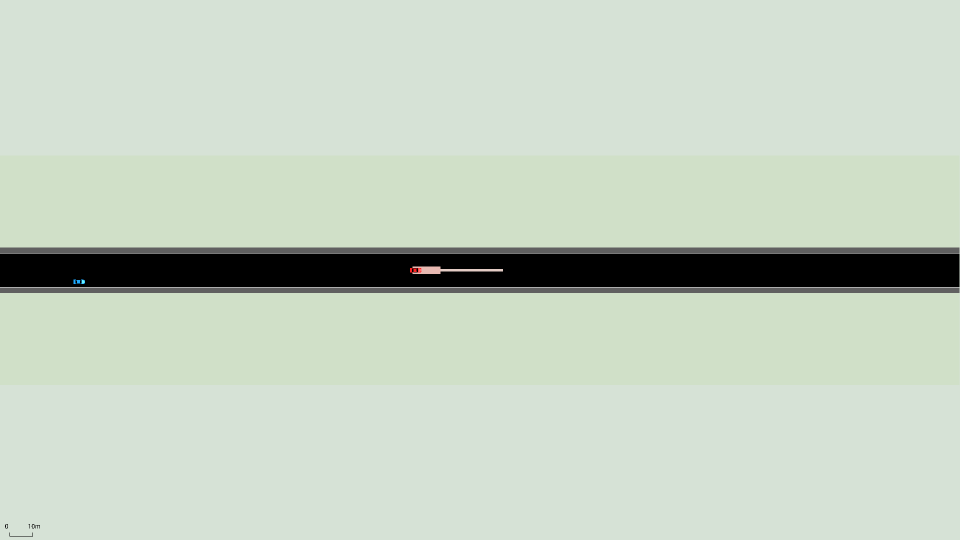
#> input picture S010/04_sumo/video_frames_raw/frame_0000.png, 1920 x 1080 px (shown at 1/2 size)
$ python -i replay_sumo.py   (imports and definitions only)
#> lines starting #> are read from the running program, lines starting #| are printed output that depends on the picture
#> further down, picture is the input picture: PIL image 1920x1080 RGBA; mean R, G, B, A 196.5, 208.8, 193.7, 254.9

import os
import json
import math
import time

try:
    import traci
except Exception as e:
    raise RuntimeError("Could not import traci. Make sure SUMO is installed and SUMO_HOME/PYTHONPATH are configured.") from e

try:
    import imageio.v2 as imageio
except Exception:
    imageio = None

try:
    from PIL import Image, ImageDraw, ImageFont, ImageOps
except Exception:
    Image = None
    ImageDraw = None
    ImageFont = None
    ImageOps = None

REPLAY_JSON = "replay_data.json"
SUMO_CONFIG = "simulation.sumocfg"

def ensure_dir(path):
    os.makedirs(path, exist_ok=True)

# [18 lines left out: functions clean_png_folder, safe_float, not called in this run]

def clamp(x, lo, hi):
    return max(lo, min(hi, x))

def load_replay():
    with open(REPLAY_JSON, "r", encoding="utf-8") as f:
        return json.load(f)

def get_cfg(replay):
    return dict(replay.get("visual_config", {}))

def lane_to_sumo(lane):
    return max(0, int(lane) - 1)

def lane_center_y(lane, lane_width):
    return (int(lane) - 1) * float(lane_width)

# [6 lines left out: function road_y_bounds, not called in this run]

def vehicle_exists(traj, k):
    exists = traj.get("exists", [])
    return k < len(exists) and int(exists[k]) == 1

# [95 lines left out: functions vehicle_value, set_vehicle_modes, color_vehicle, ensure_vehicle, replay_step, remove_polygons and 1 more, not called in this run]

def rect_shape(x0, x1, y0, y1):
    return [(float(x0), float(y0)), (float(x1), float(y0)), (float(x1), float(y1)), (float(x0), float(y1))]

def add_rect(pid, x0, x1, y0, y1, rgba, layer=100, active_poly_ids=None):
    return add_poly(pid, rect_shape(x0, x1, y0, y1), rgba, layer=layer, fill=True, active_poly_ids=active_poly_ids)

# [156 lines left out: functions signal_state, nearest_upcoming_event, update_dynamic_visuals, get_view_id, update_camera, current_status_text and 1 more, not called in this run]

def _detect_road_band(img, cfg):
    """
    Detect the main dark asphalt road band in a SUMO screenshot.

    The previous crop used background-color differences, which often included a
    huge pale-green landscape rectangle.  This detector looks for the actual
    dark road/asphalt pixels and returns a vertical crop band centered around
    the lanes.  This is the key step that makes saved frames and videos use the
    same effective zoom you see in the GUI.
    """
    img = img.convert("RGB")
    w, h = img.size
#> w = 1920; h = 1080
    px = img.load()
    dark_threshold = int(cfg.get("road_dark_threshold", 95))
    sample_x_step = max(1, w // 420)
#> sample_x_step = 4
    road_rows = []

    for y in range(h):
        dark_count = 0
        total_count = 0
        for x in range(0, w, sample_x_step):
            r, g, b = px[x, y]
            # Asphalt/road/cross-street pixels are dark and low-saturation.
            if r < dark_threshold and g < dark_threshold and b < dark_threshold:
                dark_count += 1
            total_count += 1
        if total_count > 0 and dark_count / total_count > 0.025:
            road_rows.append(y)
#> after the loop, road_rows = 67 values from 507 to 573

    if not road_rows:
        return None

    y_min = min(road_rows)
#> y_min = 507
    y_max = max(road_rows)
#> y_max = 573
    road_center = int(round(0.5 * (y_min + y_max)))
#> road_center = 540

    # Crop height is intentionally larger than the road band so that signal
    # heads, labels, crosswalks, and nearby vehicles remain visible.
    desired_h = int(float(cfg.get("road_crop_height_ratio", 0.42)) * h)
#> desired_h = 453
    desired_h = max(desired_h, int(cfg.get("min_road_crop_px", 420)))
    desired_h = min(desired_h, h)

    expand = int(cfg.get("road_band_expand_px", 90))
    desired_h = max(desired_h, (y_max - y_min + 1) + 2 * expand)
    desired_h = min(desired_h, h)

    y0 = road_center - desired_h // 2
#> y0 = 314
    y1 = y0 + desired_h
#> y1 = 767
    if y0 < 0:
        y0 = 0
        y1 = desired_h
    if y1 > h:
        y1 = h
        y0 = h - desired_h
    return max(0, y0), min(h, y1)


def smart_crop_image(img, bg_rgb=(214, 226, 214), pad=35, cfg=None):
    """
    Center the roadway/lane band in the saved frame.

    If center_lanes_in_frames=True, use a road-band detector rather than a
    background detector.  This prevents the final processed frames/video from
    looking zoomed out or vertically shifted even when the SUMO GUI screenshot
    contains large empty landscape regions.
    """
    if cfg is None:
        cfg = {}
    if ImageOps is None:
        return img
    img = img.convert("RGB")

    if cfg.get("center_lanes_in_frames", True):
        band = _detect_road_band(img, cfg)
#> band = (314, 767)
        if band is not None:
            y0, y1 = band
#> y0 = 314; y1 = 767
            return img.crop((0, y0, img.size[0], y1))
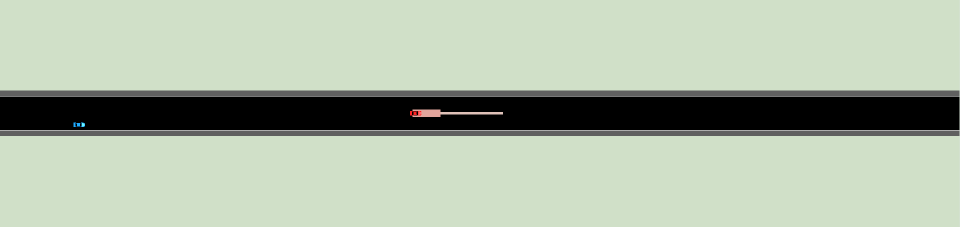
#> returned value: PIL image 1920x453 RGB (shown at 1/2 size); mean R, G, B 172.4, 185.1, 165.9

    # Fallback: old background-difference crop.
    px = img.load()
    w, h = img.size
    threshold = 18
    ys = []
    for y in range(h):
        row_has_content = False
        for x in range(0, w, max(1, w // 300)):
            r, g, b = px[x, y]
            if abs(r - bg_rgb[0]) + abs(g - bg_rgb[1]) + abs(b - bg_rgb[2]) > threshold:
                row_has_content = True
                break
        if row_has_content:
            ys.append(y)
    if not ys:
        return img
    y0 = max(0, min(ys) - pad)
    y1 = min(h, max(ys) + pad)
    if y1 <= y0 + 50:
        return img
    return img.crop((0, y0, w, y1))

# [125 lines left out: functions resize_with_padding, postprocess_frames, make_video_from_frames, main, not called in this run]

# [2 lines not run here, left out]

>>> from PIL import Image
>>> picture = Image.open('video_frames_raw/frame_0000.png')
>>> result = smart_crop_image(picture)
